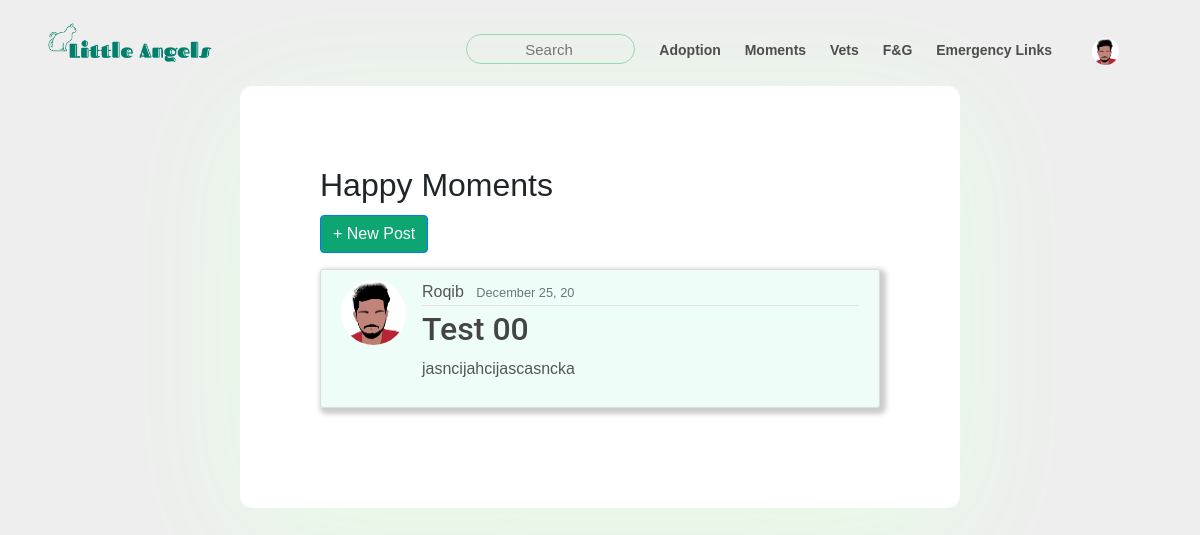
Before: /moments/ (signed in) with the older database file.
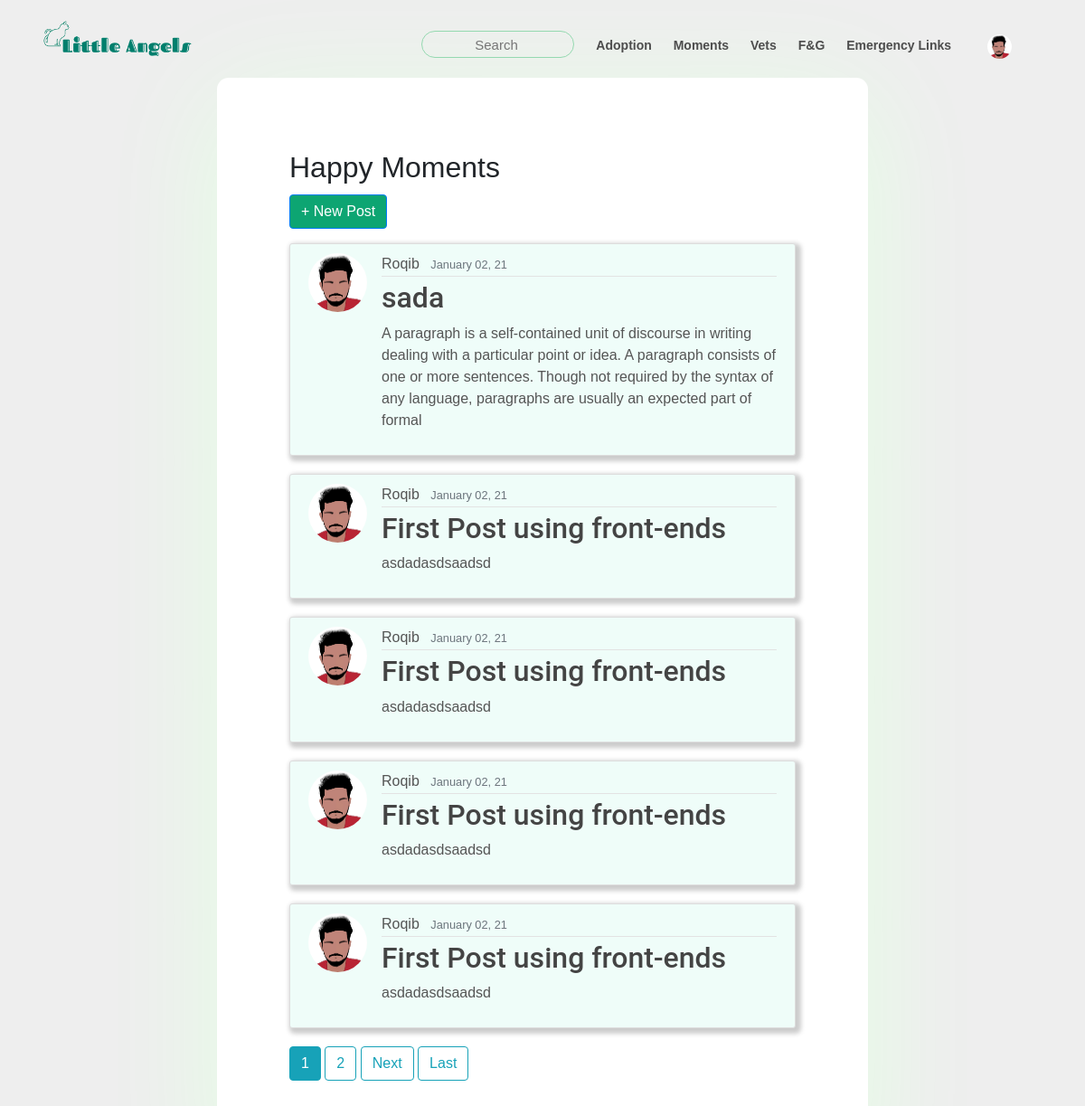
After: the same page with the newer database file.
### feed/models.py (models this page shows, shortened)
class Post(models.Model):
    title = models.CharField(max_length=30)
    content = models.TextField();
    date = models.DateTimeField(default=timezone.now)
    author = models.ForeignKey(User, on_delete=models.CASCADE); #if user is deleted, all post gets deleted
    approved = models.BooleanField(default=False)
    image = models.ImageField( blank=True, null=True, upload_to= 'happy_pics')

### users/models.py (models this page shows, shortened)
class Profile(models.Model):
    user = models.OneToOneField(User, on_delete=models.CASCADE)
    image = models.ImageField(default='default.png',  upload_to= 'profile_pics')

### feed/views.py (the view)
# urls.py: path('', PostListView.as_view(), name='adoption'),
class PostListView(LoginRequiredMixin, ListView):
    model = Post
    template_name = 'feed/feed.html'
    context_object_name = 'posts'
    ordering = ['-date']
    paginate_by = 5

### feed/templates/feed/feed.html (shortened to what this page needs)
{% extends 'home/base.html' %}
{% block content %}
<div class="boss">
    <div class="blog-post">
        <div>
            <h2>Happy Moments<h2>
            <div class="form-group">
                <a href="{% url 'post_create' %}">
                    <button class="btn btn-outline-primary" type="submit" style="background-color:rgb(13, 165, 114); outline-style:none; color:white">+ New Post</button>
                </a>
            </div>
        </div>
        {% for p in posts %}
            <article class="media content-section">
                <img class="rounded-circle article-img" width="50px" src="{{p.author.profile.image.url}}" alt="">
                <div class="media-body">
                <div class="article-metadata">
                    <a class="mr-2" href="{% url 'user_posts' p.author.username %}">{{ p.author }}</a>
                    <small class="text-muted">{{ p.date| date:"F d, y"}}</small>
                </div>
                <h2><a class="article-title" href="{% url 'post_detail' p.id %}">{{ p.title }}</a></h2>
                <p class="article-content">{{ p.content }}</p>
                </div>
            </article>
        {%endfor %}
        {% if is_paginated %}
            {% for num in page_obj.paginator.page_range %}
                {% if page_obj.number == num %}
                    <a class="btn btn-info mb-4" href="?page={{num}}">{{num}}</a>
                {% elif num > page_obj.number|add:'-3' and num < page_obj.number|add:'3' %}
                <a class="btn btn-outline-info mb-4" href="?page={{num}}">{{ num }}</a>
                {% endif %}
            {% endfor %}
            {% if page_obj.has_next %}
                <a class="btn btn-outline-info mb-4" href="?page={{page_obj.next_page_number}}">Next</a>
                <a class="btn btn-outline-info mb-4" class="prev" href="?page={{page_obj.paginator.num_pages}}">Last</a>
            {% endif %}
        {% endif %}
    </div>
</div>
{% endblock content %}

Changed rows visible on the page:
no longer on this page (row unchanged): Post: author.profile.image (picture), author "Roqib", date "December 25, 20", title "Test 00", content "jasncijahcijascasncka"
added Post: author.profile.image (picture), author "Roqib", date "January 02, 21", title "sada", content "A paragraph is a self-contained unit of discourse in writing dealing with a particular point or idea. A paragraph consists of one or more sentences. Though not required by the syntax of any language, paragraphs are usually an expected part of formal"
added Post: author.profile.image (picture), author "Roqib", date "January 02, 21", title "First Post using front-ends", content "asdadasdsaadsd"
added Post: author.profile.image (picture), author "Roqib", date "January 02, 21", title "First Post using front-ends", content "asdadasdsaadsd"
added Post: author.profile.image (picture), author "Roqib", date "January 02, 21", title "First Post using front-ends", content "asdadasdsaadsd"
added Post: author.profile.image (picture), author "Roqib", date "January 02, 21", title "First Post using front-ends", content "asdadasdsaadsd"
Other visible differences:
new list line: "1"
new list line: "2"
text now shown: "Next Last"
